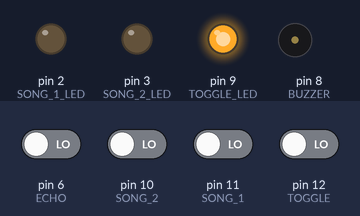
Recording of a program running on a simulated Arduino Uno, built with avr-gcc and run on an emulated ATmega328P. On the bench: output pins drawn as LEDs (lit = HIGH), buzzer (waves = sounding). The inputs (shaded band) are chosen by the test bench; at power-on: pin 6 (ECHO), pin 10 (SONG_2), pin 11 (SONG_1), pin 12 (TOGGLE) LOW. Pins used as bus, display or sensor lines are not drawn.

Above: at 1.2 s.
1.3 s: pin 12 (TOGGLE) driven HIGH
At 2.9 s:
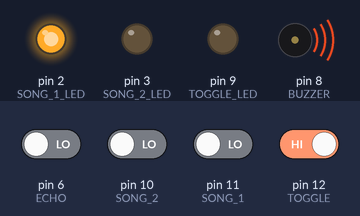
At 9.2 s:
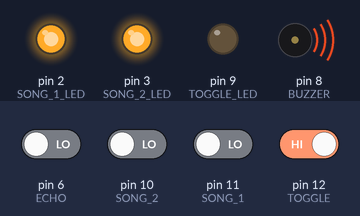
Timing chart, 0 to 19.6 s (numbered marks = the images above; inputs shaded):
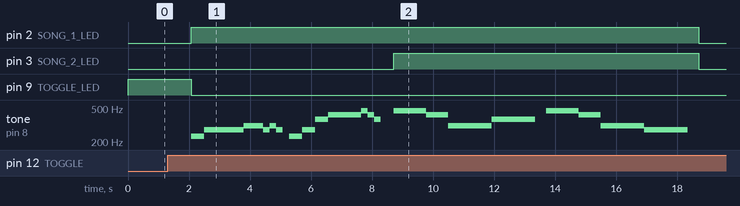

Measured:
- after the input at 1.3 s, pin 2 (SONG_1_LED): LOW → HIGH after 0.77 s, → LOW 16.6 s later; pin 3 (SONG_2_LED): LOW → HIGH after 7.4 s, → LOW 10.0 s later

The program:

main.cpp
```cpp
#include <Arduino.h>
#include "constants.h"
#include "autoTune.h"
#include "songs.h"

using namespace constants;

float duration, distance; // variables for tracking distance from the sensor
float inchesToPitch(float inches); // initialize function so we can convert inches to pitch


// need toggle for switching between theremin and pre-made songs
int togglePushCounter = 0;
int toggleState = 0;
int lasttoggleState = 0;

// toggle for each song
int song1PushCounter = 0;
int song1State = 0;
int lastSong1State = 0;

int song2PushCounter = 0;
int song2State = 0;
int lastSong2State = 0;


void setup() {
  // initialize pins
  pinMode(TRIG, OUTPUT);
  pinMode(ECHO, INPUT);
  pinMode(BUZZER, OUTPUT);
  pinMode(TOGGLE_LED, OUTPUT);
  pinMode(TOGGLE, INPUT);
  pinMode(SONG_1, INPUT);
  pinMode(SONG_2, INPUT);
  pinMode(SONG_1_LED, OUTPUT);
  pinMode(SONG_2_LED, OUTPUT);
  Serial.begin(9600); // begin serial so we can track data
}

void loop() {
  toggleState = digitalRead(TOGGLE); // state of the toggle buttom

  // edge detector for the toggle button
  if (toggleState != lasttoggleState) {
    if (toggleState == HIGH) {
      togglePushCounter++;
    }
    delay(50);
  }
  lasttoggleState = toggleState;

  // every press toggles, so theres 2 states
  if (togglePushCounter % 2 == 0) {
    digitalWrite(TOGGLE_LED, HIGH); // indicate that system is in theremin mode

    // set TRIG pin to low to ensure a clean pulse of sound from the distance sensor
    digitalWrite(TRIG, LOW);
    delay(2);

    // output sound for the sensor
    digitalWrite(TRIG, HIGH);
    delay(10); // make sound 10 milliseconds long to ensure the ECHO pin gets it
    digitalWrite(TRIG, LOW);

    duration = pulseIn(ECHO, HIGH); // track duration it took for the sound to reach the ECHO input. In microseconds.

    // convert microseconds to inches
    // SPEED_OF_SOUND is in inches/microseconds
    // divide by 2 because the sound has to leave the sensor, bounce off, and come back, resulting in double the distance
    distance = (duration * SPEED_OF_SOUND) / 2;

    // if the distance is in our range, output tone from the buzzer
    if (distance >= LOW_DIST && distance <= HIGH_DIST) {
      // print everything
      Serial.print("Distance: ");
      Serial.println(distance);
      Serial.print("Current Frequency: ");
      Serial.println(autoTune(inchesToPitch(distance)));

      // output autoTuned pitch from the buzzer. make the duration 100 to ensure constant noise from the buzzer.
      tone(BUZZER, autoTune(inchesToPitch(distance)), 100);
    }
  } else {
    digitalWrite(TOGGLE_LED, LOW); // not in theremin mode, so indicator LED is low

    // states of the song buttons
    song1State = digitalRead(SONG_1);
    song2State = digitalRead(SONG_2);


    // edge detectors for each song button
    if (song1State != lastSong1State) {
      if (song1State == HIGH) {
        song1PushCounter++;
      }
      delay(50);
    }
    lastSong1State = song1State;

    if (song2State != lastSong2State) {
      if (song2State == HIGH) {
        song2PushCounter++;
      }
      delay(50);
    }
    lastSong2State = song2State;

    // 2 states, song plays or not
    if (song1PushCounter % 2 == 0) {
      digitalWrite(SONG_1_LED, HIGH); // indicate the song is active
      hotToGo();
      song1PushCounter++; // make it only play the song once
    } else {
      digitalWrite(SONG_1_LED, LOW); // indicate the song is inactive
    }

    if (song2PushCounter % 2 == 0) {
      digitalWrite(SONG_2_LED, HIGH);
      minecraft();
      song2PushCounter++;
    } else {
      digitalWrite(SONG_2_LED, LOW);
    }
  }
}

// convert inches to pitch using an equation
float inchesToPitch(float inches) {
  float minInches = LOW_DIST; // minimum inches we can be from the distance sensor
  float maxInches = HIGH_DIST; // maximum inches we can be from the distance sensor
  float minPitch = notes::C_4; // minimum possible pitch we want to play
  float maxPitch = notes::B_6; // maximum possible pitch we want to play

  // write equation in two-point form to get equation to convert input inches to output pitch
  /*
            change in y
    y =     ----------- * (x - minimum x) + minimum y
            change in x
   ---------------------------------------------------------------
            change in pitch
    pitch = ----------------   * (current inches - minimum inches) + minimum pitch
            change in inches
  */
  return ((maxPitch-minPitch)/(maxInches-minInches))*(inches - LOW_DIST) + minPitch;
}
```

autoTune.h
```cpp
#ifndef __AUTOTUNE_H__
#define __AUTOTUNE_H__

#include "constants.h"

using namespace constants::notes;

// we make a list of the notes so we can utilize autoTune
float noteList[] = {
    C_4,
    C_SHARP_4,
    D_4,
    D_SHARP_4,
    E_4,
    F_4,
    F_SHARP_4,
    G_4,
    G_SHARP_4,
    C_5,
    C_SHARP_5,
    D_5,
    D_SHARP_5,
    E_5,
    F_5,
    F_SHARP_5,
    G_5,
    G_SHARP_5,
    C_6,
    C_SHARP_6,
    D_6,
    D_SHARP_6,
    E_6,
    F_6,
    F_SHARP_6,
    G_6,
    G_SHARP_6,
    A_6,
    A_SHARP_6,
    B_6
};

// autoTune to the closest pitch in the list
float autoTune(double pitch) {
    float closestNote = noteList[0]; // make variable for the closest pitch we are at
    float minDifference = fabs(pitch - closestNote); // make variable to track the smallest difference from one of the notes

    // loop through the noteList
    for (const double& note : noteList) {
        double difference = fabs(pitch - note); // check distance from current note in the list
        // if current difference is smaller than the smallest difference
        if (difference < minDifference) {
            minDifference = difference; // set smallest difference to current difference
            closestNote = note; // set closest note to the current note
        }
    }

    return closestNote; // return the closest note
}

#endif
```

constants.h
```cpp
#ifndef __CONSTANTS_H__
#define __CONSTANTS_H__


// this is where we define all of our constants, like pin numbers, real-world variables and ranges we use for math
namespace constants {
    const int TRIG = 7;
    const int ECHO = 6;
    const int BUZZER = 8;

    const int SONG_1_LED = 2;
    const int SONG_2_LED = 3;
    const int TOGGLE_LED = 9;

    const int SONG_1 = 11;
    const int SONG_2 = 10;
    const int TOGGLE = 12;

    const float SONG_1_BPM = 140.0;
    const float SONG_2_BPM = 84.0;

    const float SPEED_OF_SOUND = 0.01350393302; // speed of sound in inches/microsecond

    const int LOW_DIST = 1; // minimum distance we can be from the sensor
    const int HIGH_DIST = 25; // maximum distance we can be from the sensor


    // these are all of the notes we use in hertz
    namespace notes {
        const float C_3 = 130.81;
        const float C_SHARP_3 = 138.59;
        const float D_3 = 146.83;
        const float D_SHARP_3 = 155.56;
        const float E_3 = 164.81;
        const float F_3 = 174.61;
        const float F_SHARP_3 = 185;
        const float G_3 = 196;
        const float G_SHARP_3 = 207.65;
        const float A_3 = 220;
        const float A_SHARP_3 = 233.08;
        const float B_3 = 246.94;

        const float C_4 = 261.63;
        const float C_SHARP_4 = 277.18;
        const float D_4 = 293.66;
        const float D_SHARP_4 = 311.13;
        const float E_4 = 329.63;
        const float F_4 = 349.23;
        const float F_SHARP_4 = 369.99;
        const float G_4 = 392;
        const float G_SHARP_4 = 415.30;
        const float A_4 = 440;
        const float A_SHARP_4 = 466.16;
        const float B_4 = 493.88;

        const float C_5 = 523.25;
        const float C_SHARP_5 = 554.37;
        const float D_5 = 587.33;
        const float D_SHARP_5 = 622.25;
        const float E_5 = 659.26;
        const float F_5 = 698.46;
        const float F_SHARP_5 = 739.99;
        const float G_5 = 783.99;
        const float G_SHARP_5 = 830.61;
        const float A_5 = 880;
        const float A_SHARP_5 = 932.33;
        const float B_5 = 987.77;

        const float C_6 = 1046.50;
        const float C_SHARP_6 = 1108.73;
        const float D_6 = 1174.66;
        const float D_SHARP_6 = 1244.51;
        const float E_6 = 1318.51;
        const float F_6 = 1396.91;
        const float F_SHARP_6 = 1476.98;
        const float G_6 = 1567.98;
        const float G_SHARP_6 = 1661.22;
        const float A_6 = 1760;
        const float A_SHARP_6 = 1864.66;
        const float B_6 = 1975.53;
    }
}

#endif
```

songs.h
```cpp
#ifndef __SONGS_H__
#define __SONGS_H__

#include <Arduino.h>
#include "constants.h"

using namespace constants;
using namespace constants::notes;

float beatDuration;

void hotToGo() {
  beatDuration = 60.0/SONG_1_BPM * 1000.0; // how long each beat goes for
                                        // 60 sec
                                        // --------  * 1000 ms (convert to ms for the delay() function)
                                        //   BPM

  // play note, then delay for beat duration until next note
  // multiply and divide for longer or shorter notes
  tone(BUZZER, A_SHARP_3, beatDuration); // h
  delay(beatDuration);
  tone(BUZZER, C_SHARP_4, beatDuration); // o
  delay(beatDuration);
  tone(BUZZER, C_SHARP_4, beatDuration); // t
  delay(beatDuration);
  tone(BUZZER, C_SHARP_4, beatDuration); // t
  delay(beatDuration);
  tone(BUZZER, D_SHARP_4, beatDuration*1.5); // o
  delay(beatDuration*1.5);
  tone(BUZZER, C_SHARP_4, beatDuration/2); // g
  delay(beatDuration/2);
  tone(BUZZER, D_SHARP_4, beatDuration/2); // o
  delay(beatDuration/2);
  tone(BUZZER, C_SHARP_4, beatDuration/2); // o PART 2
  delay(beatDuration/2);

  noTone(BUZZER); // rest
  delay(beatDuration/2);

  tone(BUZZER, A_SHARP_3, beatDuration); // you
  delay(beatDuration);
  tone(BUZZER, C_SHARP_4, beatDuration); // can
  delay(beatDuration);
  tone(BUZZER, F_SHARP_4, beatDuration); // take
  delay(beatDuration);
  tone(BUZZER, G_SHARP_4, beatDuration); // me
  delay(beatDuration);
  tone(BUZZER, G_SHARP_4, beatDuration*1.5); // hot
  delay(beatDuration*1.5);
  tone(BUZZER, A_SHARP_4, beatDuration/2); // to
  delay(beatDuration/2);
  tone(BUZZER, G_SHARP_4, beatDuration/2); // go
  delay(beatDuration/2);
  tone(BUZZER, F_SHARP_4, beatDuration/2); // go PART 2
  delay(beatDuration/2);

  noTone(BUZZER);
  delay(beatDuration); // delay before repeat
}

void minecraft() {
  beatDuration = 60.0/SONG_2_BPM * 1000.0;

  tone(BUZZER, A_SHARP_4, beatDuration*1.5);
  delay(beatDuration*1.5);
  tone(BUZZER, G_SHARP_4, beatDuration);
  delay(beatDuration);
  tone(BUZZER, D_SHARP_4, beatDuration*2);
  delay(beatDuration*2);
  tone(BUZZER, F_SHARP_4, beatDuration*2);
  delay(beatDuration*2);

  noTone(BUZZER);
  delay(beatDuration/2);

  tone(BUZZER, A_SHARP_4, beatDuration*1.5);
  delay(beatDuration*1.5);
  tone(BUZZER, G_SHARP_4, beatDuration);
  delay(beatDuration);
  tone(BUZZER, D_SHARP_4, beatDuration*2);
  delay(beatDuration*2);
  tone(BUZZER, C_SHARP_4, beatDuration*2);
  delay(beatDuration*2);

  noTone(BUZZER);
  delay(beatDuration/2);
}

#endif
```
